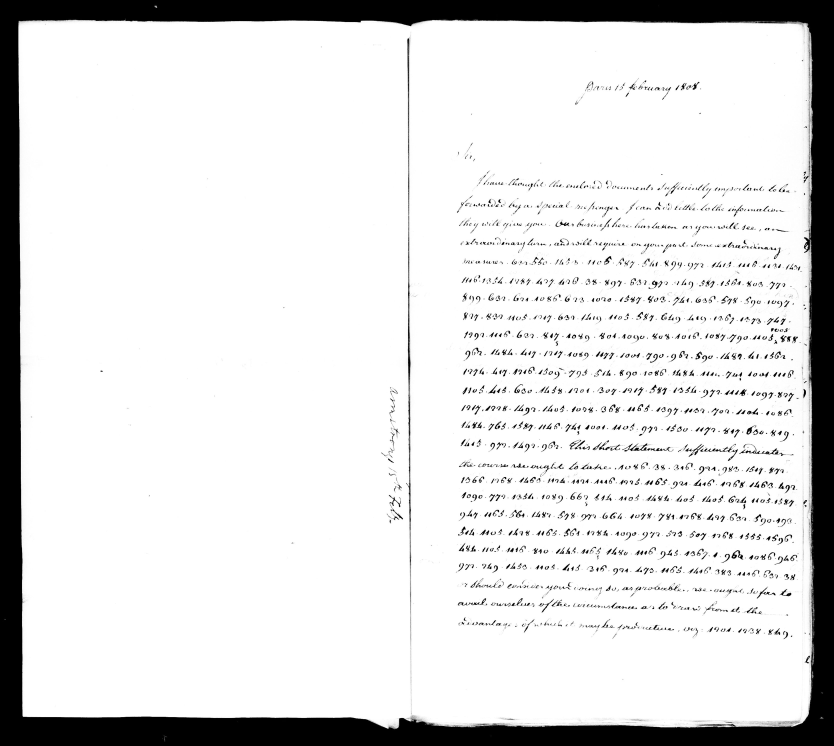
#> input picture ciphers/armstrong-madison-1808/images/M34-014-0024.jpg, 3333 x 2982 px, given in place of src_c048_f22r_1285,1140,2950,810.jpg, which was not available (shown at 1/4 size)
$ python locate.py out.png
#> lines starting #> are read from the running program, lines starting #| are printed output that depends on the picture; pictures that were not available may be replaced by others from this repository, and a replacement may not be noted
#> `out = Image.new('L', (len(F22) * (W + 10), H + 30), 255)`: out: PIL image 1120x240 L; every value is 255
# BAL22-SHAPE helper: preview tile placement for the 7 letter-sign tokens of 169 f.22r (location only, by eye on the debug overlay).
import sys; sys.path.insert(0, 'b167228')
from PIL import Image, ImageDraw
from sig_tiles import W, H
SRC = 'images/b169sweep/src_c048_f22r_1285,1140,2950,810.jpg'
def tile(x, y):
#> called with x = 2719, y = 96
    return Image.open(SRC).convert('L').crop((x - W // 2, y - 90, x + W // 2, y + 120))
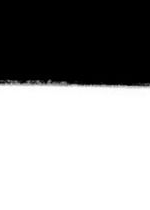
#> returned value: PIL image 150x210 L; min 0, max 255, mean 152
F22 = [('L01', 8, 'f', 2719, 96), ('L03', 4, 'r', 1217, 502), ('L03', 7, 'm', 1700, 502), ('L03', 9, 'n', 2019, 502),
       ('L03', 12, 'a', 2568, 502), ('L04', 1, 'n', 345, 690), ('L04', 3, 'u', 680, 690)]
if __name__ == '__main__':
    out = Image.new('L', (len(F22) * (W + 10), H + 30), 255); d = ImageDraw.Draw(out)
    for k, (l, p, v, x, y) in enumerate(F22):
        out.paste(tile(x, y), (k * (W + 10), 30)); d.text((k * (W + 10) + 5, 5), f'{l}/{p}', fill=0)
#> after `out.paste(tile(x, y), (k * (W + 10), 30))`:
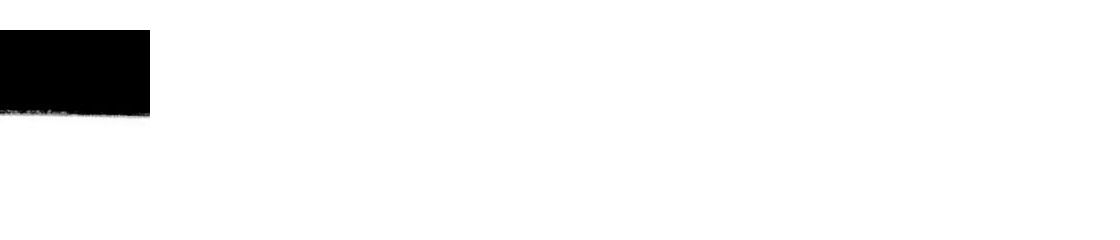
#> out: PIL image 1120x240 L; min 0, max 255, mean 242.9
    out.save(sys.argv[1] if len(sys.argv) > 1 else 'balshape/f22/preview.png')
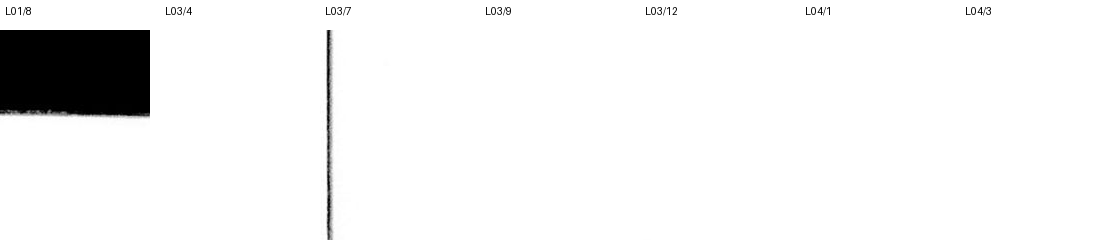
#> saved as out.png: PIL image 1120x240 L; min 0, max 255, mean 241.9
